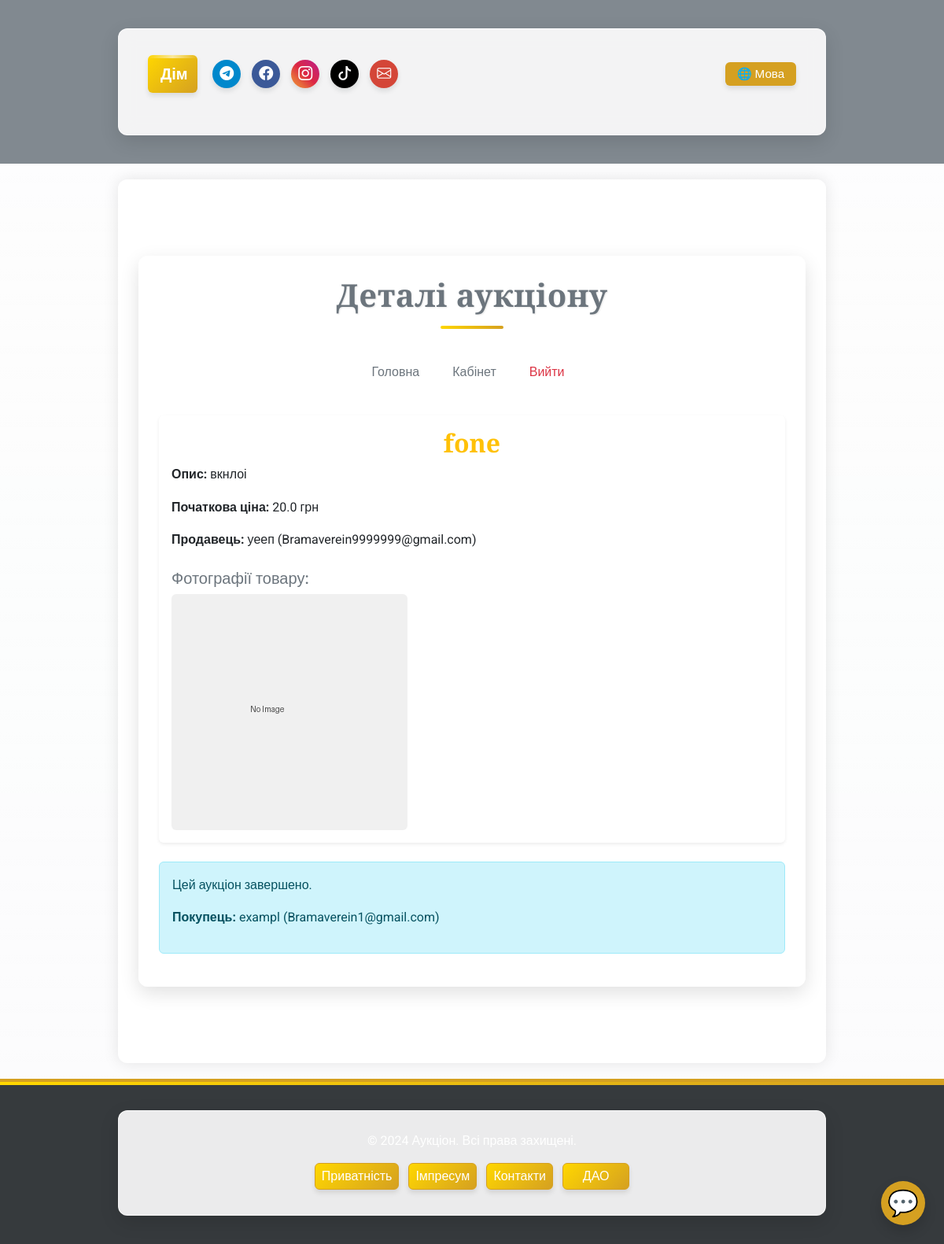
The app's page /auction/40 with its own data.
### app/models/auction.py (models this page shows, shortened)
class Auction(db.Model):
    __tablename__ = 'auctions'
    id = db.Column(db.Integer, primary_key=True)
    title = db.Column(db.String(255), nullable=False)
    description = db.Column(db.Text, nullable=False)
    starting_price = db.Column(db.Float, nullable=False)
    current_price = db.Column(db.Float, nullable=False)
    seller_id = db.Column(db.Integer, db.ForeignKey('users.id'), nullable=False)
    total_participants = db.Column(db.Integer, default=0, nullable=False)
    is_active = db.Column(db.Boolean, default=True, nullable=False)
    winner_id = db.Column(db.Integer, db.ForeignKey('users.id'), nullable=True)
    total_earnings = db.Column(db.Float, default=0.0, nullable=False)
    created_at = db.Column(db.DateTime, default=db.func.now(), nullable=False)
    updated_at = db.Column(db.DateTime, default=db.func.now(), onupdate=db.func.now(), nullable=False)
    photos = db.Column(JSON, default=list)  # Поле для зберігання шляхів до фото у форматі JSON
    is_confirmed = db.Column(db.Boolean, default=False, nullable=False)  # Чи підтверджено отримання товару
    main_photo_idx = db.Column(db.Integer, default=0)  # Індекс головного фото
    participants = relationship(
        'AuctionParticipant', back_populates='auction', cascade='all, delete-orphan', lazy='dynamic'
    )
    def get_safe_photo(self, index=None):
        import os
        from flask import current_app
        fallback_image = 'images/default/no-image.png'
        if index is not None and self.photos and 0 <= index < len(self.photos):
            photo_path = self.photos[index]
        elif self.photos and 0 <= (self.main_photo_idx or 0) < len(self.photos):
            photo_path = self.photos[self.main_photo_idx or 0]
        elif self.photos and len(self.photos) > 0:
            photo_path = self.photos[0]
        else:
            return fallback_image
        full_path = os.path.join(current_app.static_folder, photo_path)
        if os.path.isfile(full_path):
            return photo_path
        else:
            print(f"Warning: Image file not found: {photo_path}")
            return fallback_image

### app/models/user.py (models this page shows, shortened)
class User(UserMixin, db.Model):
    __tablename__ = 'users'
    id = db.Column(db.Integer, primary_key=True)
    username = db.Column(db.String(80), nullable=False, unique=True)
    email = db.Column(db.String(120), nullable=False, unique=True)
    password_hash = db.Column(db.String(128), nullable=False)
    balance = db.Column(db.Float, default=0.0)
    platform_balance = db.Column(db.Float, default=0.0)  # Баланс платформи
    user_type = db.Column(db.String(10), nullable=False)  # "buyer", "seller", "admin"
    is_admin = db.Column(db.Boolean, default=False)  # Поле для адміністратора
    wallet_address = db.Column(db.String(42), nullable=True)  # Адреса криптогаманця
    verification_document = db.Column(db.String(255))
    is_verified = db.Column(Boolean, default=False)
    company_name = db.Column(db.String(255))
    tax_id = db.Column(db.String(64))
    language = db.Column(db.String(5), default='ua')  # 'ua', 'en', 'de'    # Зв'язки
    auctions_created = db.relationship('Auction', foreign_keys='Auction.seller_id', backref='seller', lazy=True)
    auctions_won = db.relationship('Auction', foreign_keys='Auction.winner_id', backref='winner', lazy=True)
    auction_participations = db.relationship('AuctionParticipant', back_populates='user', lazy=True)

### app/routes/auction_routes.py (the view, shortened to what this page needs)
@auction_bp.route('/<int:auction_id>', methods=['GET', 'POST'])
def auction_detail(auction_id):
    lang = session.get('lang', 'ua')
    try:
        auction = Auction.query.get_or_404(auction_id)
    except Exception as e:
        print(f"Error fetching auction with ID {auction_id}: {e}")
        flash(get_message('auction_not_found', lang), 'error')
        return redirect(url_for('main.index'))
    if lang == 'en':
        return render_template('auctions/auction_detail_en.html', auction=auction, lang=lang, ui_text=ui_text)
    elif lang == 'de':
        return render_template('auctions/auction_detail_de.html', auction=auction, lang=lang, ui_text=ui_text)
    return render_template('auctions/auction_detail.html', auction=auction, lang=lang, ui_text=ui_text)

### app/utils/i18n_ui.py (called while the page is built)
def ui_text(key, lang):
    return ui_translations.get(key, {}).get(lang, ui_translations.get(key, {}).get('ua', key))

### app/templates/auctions/auction_detail.html (shortened to what this page needs)
{% extends "base.html" %}
{% block content %}
<div class="container my-5">
    <div class="text-center mb-4">
        <h1 class="text-secondary fw-bold">Деталі аукціону</h1>
    </div>
    <nav class="mb-4">
        <ul class="nav justify-content-center">
            <li class="nav-item">
                <a class="nav-link text-secondary" href="/">Головна</a>
            </li>
            <li class="nav-item">
                <a class="nav-link text-secondary" href="/user/buyer/{{ current_user.email }}">Кабінет</a>
            </li>
            <li class="nav-item">
                <a class="nav-link text-danger" href="/auth/logout">Вийти</a>
            </li>
        </ul>
    </nav>
    <div class="card shadow-sm border-0">
        <div class="card-body">
            <h2 class="card-title text-warning fw-bold">{{ auction.title }}</h2>
            <p class="card-text"><strong>Опис:</strong> {{ auction.description }}</p>
            <p class="card-text"><strong>Початкова ціна:</strong> {{ auction.starting_price }} грн</p>
            <p class="card-text"><strong>Продавець:</strong> {{ auction.seller.username }} ({{ auction.seller.email }})
            </p>
            {% if auction.photos and auction.photos|length > 1 %}
            <div class="mt-4">
                <h5 class="text-secondary">Фотографії товару:</h5>
                <div id="auctionDetailCarousel-{{ auction.id }}" class="carousel slide" data-bs-ride="carousel">
                  <div class="carousel-inner">
                    {% for photo in auction.photos %}
                    <div class="carousel-item {% if loop.index0 == (auction.main_photo_idx or 0) %}active{% endif %}">
                      <img src="{{ url_for('static', filename=auction.get_safe_photo(loop.index0)) }}" class="d-block w-100 rounded" alt="Фото товару" style="max-height:350px;object-fit:contain;">
                    </div>
                    {% endfor %}
                  </div>
                  <button class="carousel-control-prev" type="button" data-bs-target="#auctionDetailCarousel-{{ auction.id }}" data-bs-slide="prev">
                    <span class="carousel-control-prev-icon" aria-hidden="true"></span>
                    <span class="visually-hidden">Попереднє</span>
                  </button>
                  <button class="carousel-control-next" type="button" data-bs-target="#auctionDetailCarousel-{{ auction.id }}" data-bs-slide="next">
                    <span class="carousel-control-next-icon" aria-hidden="true"></span>
                    <span class="visually-hidden">Наступне</span>
                  </button>
                </div>
            </div>
            {% elif auction.photos %}
            <div class="mt-4">
                <h5 class="text-secondary">Фотографії товару:</h5>
                <img src="{{ url_for('static', filename=auction.get_safe_photo()) }}" class="img-fluid rounded" alt="Фото товару" style="max-height:350px;object-fit:contain;">
            </div>
            {% endif %}
        </div>
    </div>
    <div class="mt-4">
        {% if auction.is_active %}
        <form id="participate-form" method="POST" class="mb-4">
            <div class="mb-3">
                <p><strong>Ціна за участь:</strong> {{ auction.starting_price * 0.01 }} грн</p>
            </div>
            <button type="submit" class="btn btn-warning w-100">Взяти участь</button>
        </form>
        <button id="view-details-btn" class="btn btn-info w-100">
            Переглянути поточну ціну (<span id="view-price-btn-amount">1.00</span> €)
            <span id="discount-badge" class="badge bg-success ms-2" style="display:none;"></span>
        </button>
        <form id="close-auction-form" method="POST"
            action="{{ url_for('user.close_auction', auction_id=auction.id) }}">
            <button type="submit" class="btn btn-danger w-100 mt-3">Закрити аукціон</button>
        </form>
        {% else %}
        <div class="alert alert-info mt-3">
            <p>Цей аукціон завершено.</p>
            <p><strong>Покупець:</strong> {{ auction.winner.username }} ({{ auction.winner.email }})</p>
        </div>
        {% endif %}
    </div>
</div>
{% endblock %}

### app/static/css/custom.css (style rules this page uses)
:root { --main-bg: transparent; --main-color: #d5a021; --secondary-color: #a47449; --neutral-gray: #6c757d; --text-color: #3d3d3d; --accent-blue: #3772ff; --accent-green: #2fb380; --accent-red: #e63946; --accent-purple: #6246ea; --dark-bg: #2b2d42; --dark-secondary: #444857; --dark-text: #edf2f4; --gold-gradient: linear-gradient(135deg, #ffd700, #d5a021); --purple-gradient: linear-gradient(135deg, #6246ea, #a36ae8); --blue-gradient: linear-gradient(135deg, #3772ff, #4da6ff); --card-shadow: 0 8px 24px rgba(0, 0, 0, 0.12); --hover-shadow: 0 12px 28px rgba(0, 0, 0, 0.2); --button-shadow: 0 4px 6px rgba(0, 0, 0, 0.1); --transition-fast: 0.2s ease; --transition-normal: 0.3s ease; --transition-slow: 0.5s ease; }
body { font-family: 'Roboto', sans-serif; background-color: transparent; color: var(--text-color); margin: 0; padding: 0; line-height: 1.6; overflow-x: hidden; transition: background-color var(--transition-normal); position: relative; }
h1, h2, h3 { font-family: 'Playfair Display', serif; color: var(--main-color); text-align: center; margin-bottom: 20px; position: relative; overflow: hidden; }
h1 { font-weight: 700; letter-spacing: 0.5px; text-shadow: 1px 1px 2px rgba(0, 0, 0, 0.1); }
h1:after { content: ''; display: block; width: 80px; height: 4px; background: var(--gold-gradient); margin: 15px auto 0; border-radius: 2px; transition: width var(--transition-normal); }
.container { max-width: 900px; margin: 20px auto; padding: 25px; background-color: rgba(255, 255, 255, 0.9); border: 1px solid rgba(255, 255, 255, 0.7); border-radius: 12px; box-shadow: var(--card-shadow); transition: transform var(--transition-normal), box-shadow var(--transition-normal); backdrop-filter: blur(10px); }
a { color: var(--main-color); text-decoration: none; position: relative; transition: color var(--transition-fast); }
a:not(.btn):after { content: ''; position: absolute; width: 0; height: 2px; bottom: -2px; left: 0; background: var(--gold-gradient); transition: width var(--transition-normal); }
nav { padding: 10px 0; margin-bottom: 20px; }
nav a { padding: 10px 15px; display: inline-block; border-radius: 6px; margin-right: 10px; background-color: var(--main-color); color: #fff; transition: all var(--transition-normal); position: relative; overflow: hidden; }
nav a::before { content: ''; position: absolute; top: 0; left: -100%; width: 100%; height: 100%; background: linear-gradient( 90deg, rgba(255, 255, 255, 0) 0%, rgba(255, 255, 255, 0.2) 50%, rgba(255, 255, 255, 0) 100% ); transition: left 0.7s; }

### records on screen
Auction: title "fone", description "вкнлоі", starting_price "20.0"
User: seller.username "уееп", seller.email "Bramaverein9999999@gmail.com"
User: winner.username "exampl", winner.email "Bramaverein1@gmail.com"

### other values on screen
{{ ui_text('home', lang) }} "Дім"
{{ ui_text('language', lang) }} "Мова"
{{ ui_text('app_name', lang) }} "Аукціон"
{{ ui_text('rights_reserved', lang) }} "Всі права захищені."
{{ ui_text('privacy_policy', lang) }} "Приватність"
{{ ui_text('impressum', lang) }} "Імпресум"
{{ ui_text('contacts', lang) }} "Контакти"
{{ ui_text('dao', lang) }} "ДАО"
